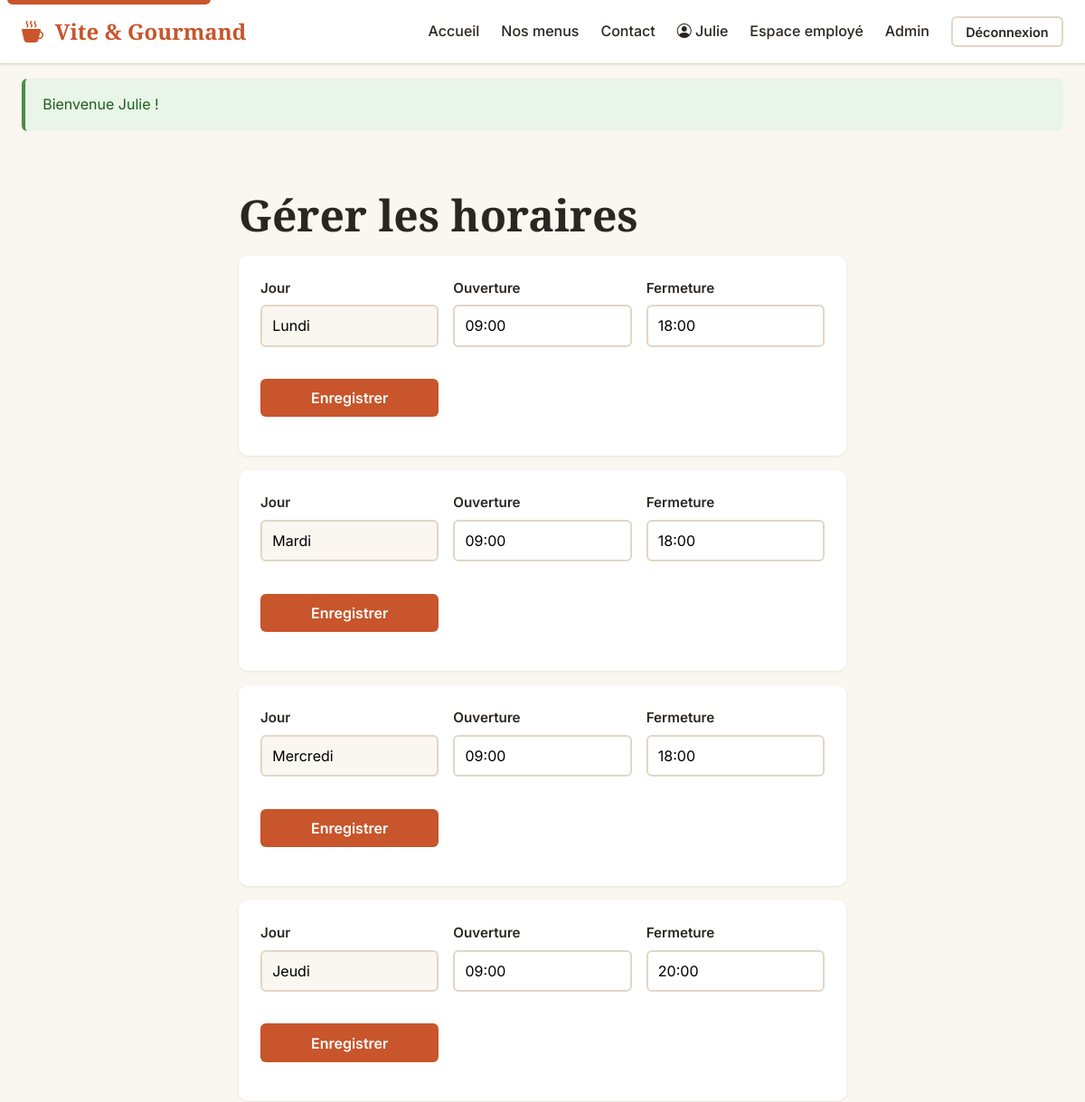
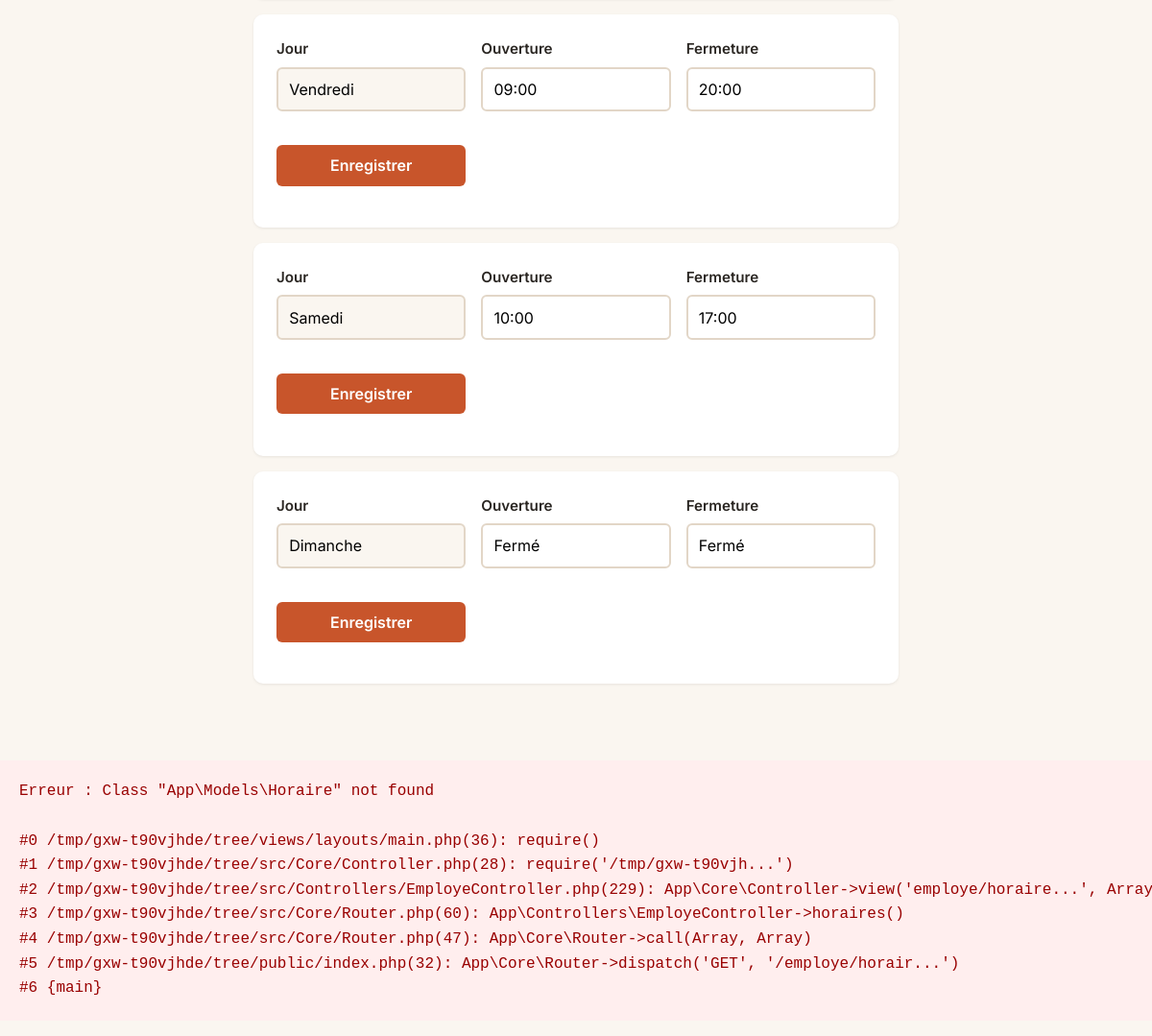
The app's page /employe/horaires (signed in) with its own data (2 pictures, top to bottom).
### tables this page shows
CREATE TABLE horaire (
    horaire_id      INT AUTO_INCREMENT PRIMARY KEY,
    jour            VARCHAR(20) NOT NULL UNIQUE,
    heure_ouverture VARCHAR(10) NOT NULL,
    heure_fermeture VARCHAR(10) NOT NULL,
    ordre           INT NOT NULL DEFAULT 0
);

### src/Controllers/EmployeController.php (called while the page is built, shortened)
<?php
class EmployeController extends Controller
{
    public function horaires(): void
    {
        $this->view('employe/horaires', [
            'pageTitle' => 'Gérer les horaires',
            'horaires'  => HoraireRepository::all(),
        ]);
    }
}

### src/Repositories/HoraireRepository.php (called while the page is built, shortened)
<?php
final class HoraireRepository
{
    public static function all(): array
    {
        return Database::getInstance()
            ->query('SELECT * FROM horaire ORDER BY ordre')
            ->fetchAll();
    }
}

### src/Core/Security.php (called while the page is built, shortened)
<?php
final class Security
{
    public static function escape(?string $value): string
    {
        return htmlspecialchars($value ?? '', ENT_QUOTES | ENT_HTML5, 'UTF-8');
    }
}

### src/Helpers/functions.php (called while the page is built, shortened)
<?php
if (!function_exists('e')) {
    function e(?string $value): string
    {
        return Security::escape($value);
    }
}

### views/employe/horaires.php (the view, shortened to what this page needs)
<section class="section">
    <div class="container container-narrow">
        <h1>Gérer les horaires</h1>
        <?php foreach ($horaires as $h): ?>
            <form method="post" action="/employe/horaires/<?= (int) $h['horaire_id'] ?>" class="form filtres">
                <div class="filtres-grid">
                    <div class="form-field">
                        <label>Jour</label>
                        <input type="text" name="jour" value="<?= e($h['jour']) ?>" readonly>
                    </div>
                    <div class="form-field">
                        <label>Ouverture</label>
                        <input type="text" name="heure_ouverture" value="<?= e($h['heure_ouverture']) ?>">
                    </div>
                    <div class="form-field">
                        <label>Fermeture</label>
                        <input type="text" name="heure_fermeture" value="<?= e($h['heure_fermeture']) ?>">
                    </div>
                    <div class="form-field form-field-actions">
                        <button type="submit" class="btn btn-primary">Enregistrer</button>
                    </div>
                </div>
            </form>
        <?php endforeach; ?>
    </div>
</section>

### src/Core/Router.php (shortened to what this page needs)
<?php
final class Router
{
    private array $routes = [
        'GET'    => [],
        'POST'   => [],
        'PUT'    => [],
        'DELETE' => [],
    ];
    private function add(string $method, string $path, callable|array $handler): void
    {
        $this->routes[$method][$path] = $handler;
    }
    public function dispatch(string $method, string $uri): void
    {
        $uri = parse_url($uri, PHP_URL_PATH) ?: '/';
        $uri = rtrim($uri, '/') ?: '/';
        foreach ($this->routes[$method] ?? [] as $path => $handler) {
            $pattern = preg_replace('#\{([a-zA-Z_]+)\}#', '(?P<$1>[^/]+)', $path);
            $pattern = '#^' . $pattern . '$#';
            if (preg_match($pattern, $uri, $matches)) {
                $params = array_filter($matches, 'is_string', ARRAY_FILTER_USE_KEY);
                $this->call($handler, $params);
                return;
            }
        }
    }
    private function call(callable|array $handler, array $params): void
    {
        if (is_array($handler) && count($handler) === 2) {
            [$class, $method] = $handler;
            $instance = new $class();
            $instance->$method(...array_values($params));
            return;
        }
    }
}

### public/css/app.css (style rules this page uses)
:root { --color-primary: #C8552B; --color-primary-dark: #A03F1E; --color-secondary: #6E8B5C; --color-secondary-dark: #556C47; --color-accent: #E5C26F; --color-bg: #FAF6F0; --color-bg-dark: #2A2622; --color-text: #2A2622; --color-text-light: #6B5E54; --color-border: #E2D6C7; --color-success: #4A8B4A; --color-error: #C0392B; --color-warning: #D9A441; --color-info: #4A7AA9; --shadow-sm: 0 1px 3px rgba(0,0,0,0.08); --shadow-md: 0 4px 12px rgba(0,0,0,0.10); --shadow-lg: 0 10px 30px rgba(0,0,0,0.15); --radius-sm: 6px; --radius: 10px; --radius-lg: 16px; --font-title: 'Playfair Display', Georgia, serif; --font-body: 'Inter', system-ui, -apple-system, Segoe UI, Roboto, sans-serif; --container: 1200px; --container-narrow: 720px; }
*, *::before, *::after { box-sizing: border-box; }
html { scroll-behavior: smooth; }
body { margin: 0; font-family: var(--font-body); color: var(--color-text); background: var(--color-bg); line-height: 1.6; font-size: 16px; }
h1, h2, h3, h4 { font-family: var(--font-title); margin: 0 0 1rem; line-height: 1.2; }
h1 { font-size: clamp(2rem, 4vw, 3rem); }
button { font-family: inherit; }
.container { max-width: var(--container); margin: 0 auto; padding: 0 1.5rem; }
.container-narrow { max-width: var(--container-narrow); margin: 0 auto; padding: 0 1.5rem; }
.section { padding: 3rem 0; }
.btn { display: inline-flex; align-items: center; justify-content: center; gap: 0.5rem; padding: 0.7rem 1.5rem; border: 0; border-radius: var(--radius-sm); font-weight: 600; cursor: pointer; transition: all .2s; font-family: inherit; font-size: 1rem; text-decoration: none; }
.btn-primary { background: var(--color-primary); color: #fff; }
.filtres { background: #fff; padding: 1.5rem; border-radius: var(--radius); box-shadow: var(--shadow-sm); margin-bottom: 1.5rem; }
.filtres-grid { display: grid; grid-template-columns: repeat(auto-fit, minmax(180px, 1fr)); gap: 1rem; align-items: end; }
.form { margin: 1rem 0; }
.form-field { margin-bottom: 1.2rem; display: flex; flex-direction: column; }
.form-field label { font-weight: 600; margin-bottom: 0.4rem; font-size: 0.95rem; }
.form-field input, .form-field select, .form-field textarea { padding: 0.7rem; border: 2px solid var(--color-border); border-radius: var(--radius-sm); font-family: inherit; font-size: 1rem; background: #fff; transition: border-color .2s; }
.form-field input[readonly] { background: var(--color-bg); }
.form-field-actions { justify-content: flex-end; }

### records on screen
horaire: jour "Lundi", heure_ouverture "09:00", heure_fermeture "18:00"
horaire: jour "Mardi", heure_ouverture "09:00", heure_fermeture "18:00"
horaire: jour "Mercredi", heure_ouverture "09:00", heure_fermeture "18:00"
horaire: jour "Jeudi", heure_ouverture "09:00", heure_fermeture "20:00"
horaire: jour "Vendredi", heure_ouverture "09:00", heure_fermeture "20:00"
horaire: jour "Samedi", heure_ouverture "10:00", heure_fermeture "17:00"
horaire: jour "Dimanche", heure_ouverture "Fermé", heure_fermeture "Fermé"

### other values on screen
$e->getMessage() "Class \"App\\Models\\Horaire\" not found"
